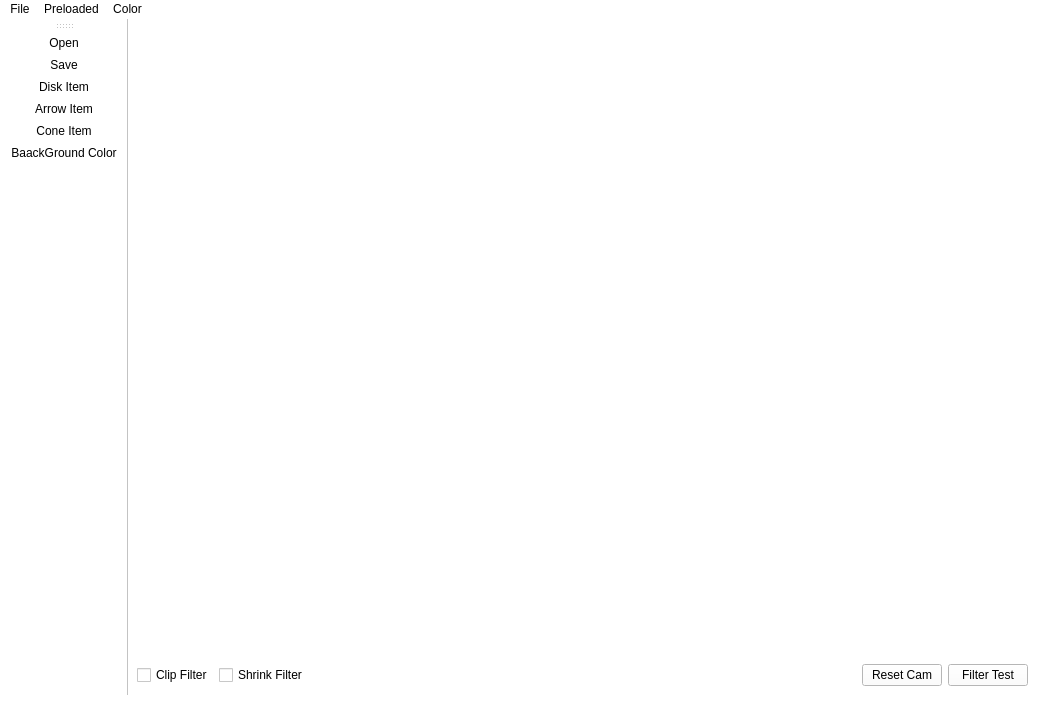
<?xml version="1.0" encoding="UTF-8"?>
<ui version="4.0">
 <class>MainWindow</class>
 <widget class="QMainWindow" name="MainWindow">
  <property name="geometry">
   <rect>
    <x>0</x>
    <y>0</y>
    <width>1037</width>
    <height>717</height>
   </rect>
  </property>
  <property name="windowTitle">
   <string>MainWindow</string>
  </property>
  <property name="styleSheet">
   <string notr="true">background-color: rgb(255, 255, 255);</string>
  </property>
  <widget class="QWidget" name="centralwidget">
   <layout class="QVBoxLayout" name="verticalLayout_2">
    <item>
     <layout class="QVBoxLayout" name="verticalLayout_3">
      <item>
       <widget class="QVTKOpenGLWidget" name="qvtkWidget" native="true">
        <property name="minimumSize">
         <size>
          <width>600</width>
          <height>600</height>
         </size>
        </property>
       </widget>
      </item>
     </layout>
    </item>
    <item>
     <layout class="QHBoxLayout" name="horizontalLayout">
      <item>
       <widget class="QCheckBox" name="BoxClip">
        <property name="text">
         <string>Clip Filter</string>
        </property>
       </widget>
      </item>
      <item>
       <widget class="QCheckBox" name="BoxShrink">
        <property name="text">
         <string>Shrink Filter</string>
        </property>
       </widget>
      </item>
      <item>
       <spacer name="horizontalSpacer">
        <property name="orientation">
         <enum>Qt::Horizontal</enum>
        </property>
        <property name="sizeHint" stdset="0">
         <size>
          <width>40</width>
          <height>20</height>
         </size>
        </property>
       </spacer>
      </item>
      <item>
       <widget class="QPushButton" name="Filter">
        <property name="styleSheet">
         <string notr="true">color: rgb(0, 0, 0);</string>
        </property>
        <property name="text">
         <string>Reset Cam</string>
        </property>
       </widget>
      </item>
      <item>
       <widget class="QPushButton" name="Filter_T">
        <property name="enabled">
         <bool>true</bool>
        </property>
        <property name="text">
         <string>Filter Test</string>
        </property>
       </widget>
      </item>
     </layout>
    </item>
   </layout>
  </widget>
  <widget class="QMenuBar" name="menubar">
   <property name="geometry">
    <rect>
     <x>0</x>
     <y>0</y>
     <width>1037</width>
     <height>23</height>
    </rect>
   </property>
   <widget class="QMenu" name="menuFile">
    <property name="title">
     <string>File</string>
    </property>
    <addaction name="openButton"/>
    <addaction name="saveButton"/>
   </widget>
   <widget class="QMenu" name="menuPreloaded">
    <property name="title">
     <string>Preloaded</string>
    </property>
    <addaction name="disk"/>
    <addaction name="arrow"/>
    <addaction name="cone"/>
   </widget>
   <widget class="QMenu" name="menuFilter">
    <property name="title">
     <string>Color</string>
    </property>
    <addaction name="ColorChoose"/>
    <addaction name="Color"/>
   </widget>
   <addaction name="menuFile"/>
   <addaction name="menuPreloaded"/>
   <addaction name="menuFilter"/>
  </widget>
  <widget class="QStatusBar" name="statusbar"/>
  <widget class="QToolBar" name="toolBar">
   <property name="windowTitle">
    <string>toolBar</string>
   </property>
   <attribute name="toolBarArea">
    <enum>LeftToolBarArea</enum>
   </attribute>
   <attribute name="toolBarBreak">
    <bool>false</bool>
   </attribute>
   <addaction name="openButton"/>
   <addaction name="saveButton"/>
   <addaction name="disk"/>
   <addaction name="arrow"/>
   <addaction name="cone"/>
   <addaction name="ColorChoose"/>
  </widget>
  <action name="openButton">
   <property name="icon">
    <iconset resource="Icons/icons.qrc">
     <normaloff>:/Icons/file.png</normaloff>:/Icons/file.png</iconset>
   </property>
   <property name="text">
    <string>Open</string>
   </property>
  </action>
  <action name="saveButton">
   <property name="icon">
    <iconset resource="Icons/icons.qrc">
     <normaloff>:/Icons/save.png</normaloff>:/Icons/save.png</iconset>
   </property>
   <property name="text">
    <string>Save</string>
   </property>
  </action>
  <action name="actionHelp">
   <property name="icon">
    <iconset resource="Icons/icons.qrc">
     <normaloff>:/Icons/help.png</normaloff>:/Icons/help.png</iconset>
   </property>
   <property name="text">
    <string>Help</string>
   </property>
  </action>
  <action name="actionPrint">
   <property name="icon">
    <iconset resource="Icons/icons.qrc">
     <normaloff>:/Icons/print.png</normaloff>:/Icons/print.png</iconset>
   </property>
   <property name="text">
    <string>Print</string>
   </property>
  </action>
  <action name="disk">
   <property name="icon">
    <iconset resource="Icons/icons.qrc">
     <normaloff>:/Icons/disk.png</normaloff>:/Icons/disk.png</iconset>
   </property>
   <property name="text">
    <string>Disk Item</string>
   </property>
  </action>
  <action name="arrow">
   <property name="icon">
    <iconset resource="Icons/icons.qrc">
     <normaloff>:/Icons/arrow.png</normaloff>:/Icons/arrow.png</iconset>
   </property>
   <property name="text">
    <string>Arrow Item</string>
   </property>
  </action>
  <action name="cone">
   <property name="icon">
    <iconset resource="Icons/icons.qrc">
     <normaloff>:/Icons/slz.png</normaloff>:/Icons/slz.png</iconset>
   </property>
   <property name="text">
    <string>Cone Item</string>
   </property>
  </action>
  <action name="CFilter">
   <property name="text">
    <string>Clip Filter</string>
   </property>
  </action>
  <action name="SFilter">
   <property name="text">
    <string>Shrink Filter</string>
   </property>
  </action>
  <action name="ColorChoose">
   <property name="icon">
    <iconset resource="Icons/icons.qrc">
     <normaloff>:/Icons/dark.png</normaloff>:/Icons/dark.png</iconset>
   </property>
   <property name="text">
    <string>BaackGround Color</string>
   </property>
  </action>
  <action name="Color">
   <property name="text">
    <string>Actor Color</string>
   </property>
  </action>
 </widget>
 <customwidgets>
  <customwidget>
   <class>QVTKOpenGLWidget</class>
   <extends>QWidget</extends>
   <header>QVTKOpenGLWidget.h</header>
  </customwidget>
 </customwidgets>
 <resources>
  <include location="Icons/icons.qrc"/>
 </resources>
 <connections/>
</ui>
